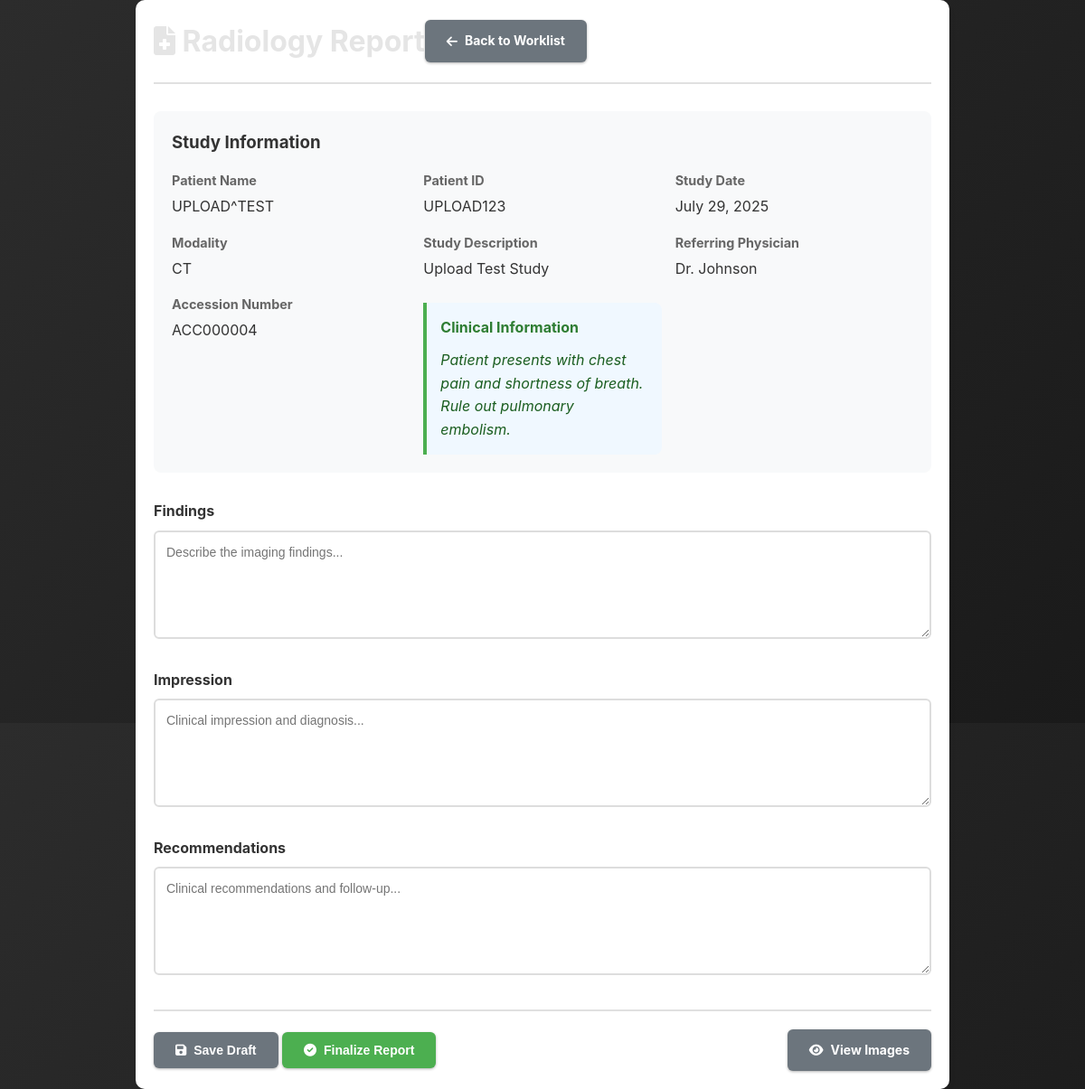
The app's page /worklist/study/1/report/ (signed in) with its own data.
### viewer/models.py (models this page shows, shortened)
class DicomStudy(models.Model):
    study_instance_uid = models.CharField(max_length=100, unique=True)
    patient_name = models.CharField(max_length=200)
    patient_id = models.CharField(max_length=100)
    study_date = models.DateField(null=True, blank=True)
    study_time = models.TimeField(null=True, blank=True)
    study_description = models.TextField(blank=True)
    modality = models.CharField(max_length=10)
    institution_name = models.CharField(max_length=200, blank=True)
    created_at = models.DateTimeField(auto_now_add=True)
    uploaded_by = models.ForeignKey(User, on_delete=models.CASCADE, null=True, blank=True)
    facility = models.ForeignKey(Facility, on_delete=models.SET_NULL, null=True, blank=True)
    clinical_info = models.TextField(blank=True)
    accession_number = models.CharField(max_length=50, blank=True)
    referring_physician = models.CharField(max_length=200, blank=True)
    class Meta:
        ordering = ['-created_at']

### worklist/views.py (the view)
# urls.py: path('study/<int:study_id>/report/', views.create_report, name='create_report'),
@login_required
def create_report(request, study_id):
    study = get_object_or_404(DicomStudy, id=study_id)
    if not (request.user.is_superuser or
            request.user.groups.filter(name='Radiologists').exists()):
        return JsonResponse({'error': 'Permission denied. Only radiologists and administrators can create reports.'}, status=403)
    if not (request.user.is_superuser or
            request.user.groups.filter(name='Radiologists').exists() or
            (hasattr(request.user, 'facility') and
             request.user.facility == study.facility)):
        return JsonResponse({'error': 'Access denied. You do not have permission to access this study.'}, status=403)
    if request.method == 'POST':
        data = json.loads(request.body)
        report, created = Report.objects.get_or_create(
            study=study,
            radiologist=request.user,
            defaults={
                'findings': data.get('findings', ''),
                'impression': data.get('impression', ''),
                'recommendations': data.get('recommendations', ''),
                'status': 'draft'
            }
        )
        if not created:
            report.findings = data.get('findings', report.findings)
            report.impression = data.get('impression', report.impression)
            report.recommendations = data.get('recommendations', report.recommendations)
        if data.get('finalize'):
            report.status = 'finalized'
            report.finalized_at = timezone.now()
            worklist_entries = WorklistEntry.objects.filter(study=study)
            for entry in worklist_entries:
                entry.status = 'completed'
                entry.save()
            if study.facility:
                facility_users = study.facility.staff.all()
                for user in facility_users:
                    Notification.objects.create(
                        recipient=user,
                        notification_type='report_ready',
                        title=f'Report Ready: {study.patient_name}',
                        message=f'The radiology report for {study.patient_name} is now available.',
                        related_study=study
                    )
        report.save()
        return JsonResponse({
            'success': True,
            'report_id': report.id,
            'status': report.status
        })
    else:
        if request.headers.get('Content-Type') == 'application/json' or request.headers.get('Accept') == 'application/json':
            try:
                report = Report.objects.filter(study=study).latest('created_at')
                return JsonResponse({
                    'findings': report.findings,
                    'impression': report.impression,
                    'recommendations': report.recommendations,
                    'status': report.status,
                    'radiologist': report.radiologist.get_full_name() or report.radiologist.username,
                    'created_at': report.created_at.isoformat(),
                    'finalized_at': report.finalized_at.isoformat() if report.finalized_at else None
                })
            except Report.DoesNotExist:
                return JsonResponse({})
        else:
            try:
                report = Report.objects.filter(study=study).latest('created_at')
            except Report.DoesNotExist:
                report = None
            context = {
                'study': study,
                'report': report,
                'is_radiologist': request.user.groups.filter(name='Radiologists').exists(),
                'is_admin': request.user.is_superuser
            }
            return render(request, 'worklist/report.html', context)

### templates/worklist/report.html (shortened to what this page needs)
<!DOCTYPE html>
<html lang="en">
<head>
    {% load static %}
    <link rel="stylesheet" href="{% static 'css/worklist.css' %}">
    <link rel="stylesheet" href="https://cdnjs.cloudflare.com/ajax/libs/font-awesome/6.0.0/css/all.min.css">
</head>
<body>
    <div class="report-container">
        <div class="report-header">
            <h1><i class="fas fa-file-medical"></i> Radiology Report</h1>
            <a href="/worklist/" class="btn btn-secondary">
                <i class="fas fa-arrow-left"></i> Back to Worklist
            </a>
        </div>
        <div class="study-info">
            <h3>Study Information</h3>
            <div class="info-grid">
                <div class="info-item">
                    <span class="info-label">Patient Name</span>
                    <span class="info-value">{{ study.patient_name }}</span>
                </div>
                <div class="info-item">
                    <span class="info-label">Patient ID</span>
                    <span class="info-value">{{ study.patient_id }}</span>
                </div>
                <div class="info-item">
                    <span class="info-label">Study Date</span>
                    <span class="info-value">{{ study.study_date }}</span>
                </div>
                <div class="info-item">
                    <span class="info-label">Modality</span>
                    <span class="info-value">{{ study.modality }}</span>
                </div>
                <div class="info-item">
                    <span class="info-label">Study Description</span>
                    <span class="info-value">{{ study.study_description|default:"N/A" }}</span>
                </div>
                <div class="info-item">
                    <span class="info-label">Referring Physician</span>
                    <span class="info-value">{{ study.referring_physician|default:"N/A" }}</span>
                </div>
                <div class="info-item">
                    <span class="info-label">Accession Number</span>
                    <span class="info-value">{{ study.accession_number|default:"N/A" }}</span>
                </div>
                {% if study.clinical_info %}
                <div class="info-item clinical-info">
                    <span class="info-label">Clinical Information</span>
                    <span class="info-value">{{ study.clinical_info }}</span>
                </div>
                {% endif %}
            </div>
        </div>
        <form id="report-form">
            <div class="form-group">
                <label for="findings">Findings</label>
                <textarea id="findings" name="findings" placeholder="Describe the imaging findings...">{% if report %}{{ report.findings }}{% endif %}</textarea>
            </div>
            <div class="form-group">
                <label for="impression">Impression</label>
                <textarea id="impression" name="impression" placeholder="Clinical impression and diagnosis...">{% if report %}{{ report.impression }}{% endif %}</textarea>
            </div>
            <div class="form-group">
                <label for="recommendations">Recommendations</label>
                <textarea id="recommendations" name="recommendations" placeholder="Clinical recommendations and follow-up...">{% if report %}{{ report.recommendations }}{% endif %}</textarea>
            </div>
            <div class="button-group">
                <div>
                    <button type="button" id="save-draft" class="btn btn-secondary">
                        <i class="fas fa-save"></i> Save Draft
                    </button>
                    <button type="button" id="finalize-report" class="btn btn-primary">
                        <i class="fas fa-check-circle"></i> Finalize Report
                    </button>
                </div>
                <div>
                    <a href="/viewer/study/{{ study.id }}/" class="btn btn-secondary">
                        <i class="fas fa-eye"></i> View Images
                    </a>
                </div>
            </div>
        </form>
    </div>
</body>
</html>

### static/css/worklist.css (style rules this page uses)
* { margin: 0; padding: 0; box-sizing: border-box; }
body { background: var(--gradient-bg); color: var(--color-text-secondary); font-family: var(--font-family); height: 100vh; overflow: hidden; }
.btn { padding: 6px 10px; border: none; border-radius: 6px; font-size: 12px; font-weight: 500; cursor: pointer; transition: all 0.2s ease; text-decoration: none; display: inline-flex; align-items: center; gap: 4px; box-shadow: 0 1px 3px rgba(0, 0, 0, 0.3); }

### static/css/theme.css (style rules this page uses)
:root { --color-primary: #10b981; --color-primary-light: #34d399; --color-primary-dark: #059669; --color-primary-darker: #047857; --color-secondary: #06b6d4; --color-secondary-light: #22d3ee; --color-secondary-dark: #0891b2; --color-accent: #8b5cf6; --color-accent-light: #a78bfa; --color-accent-dark: #7c3aed; --color-bg-primary: #1a1a1a; --color-bg-secondary: #2a2a2a; --color-bg-tertiary: #333333; --color-bg-card: #374151; --color-bg-hover: #4b5563; --color-text-primary: #ffffff; --color-text-secondary: #e5e5e5; --color-text-muted: #d1d5db; --color-text-subtle: #9ca3af; --color-border-primary: #404040; --color-border-secondary: #4b5563; --color-border-accent: var(--color-primary); --color-success: #10b981; --color-warning: #f59e0b; --color-error: #ef4444; --color-info: #3b82f6; --color-success-bg: rgba(16, 185, 129, 0.1); --color-warning-bg: rgba(245, 158, 11, 0.1); --color-error-bg: rgba(239, 68, 68, 0.1); --color-info-bg: rgba(59, 130, 246, 0.1); --gradient-primary: linear-gradient(135deg, var(--color-primary) 0%, var(--color-primary-dark) 100%); --gradient-secondary: linear-gradient(135deg, var(--color-secondary) 0%, var(--color-secondary-dark) 100%); --gradient-accent: linear-gradient(135deg, var(--color-accent) 0%, var(--color-accent-dark) 100%); --gradient-bg: linear-gradient(135deg, #2c2c2c 0%, #1a1a1a 100%); --gradient-card: linear-gradient(135deg, var(--color-bg-card) 0%, #1f2937 100%); --shadow-sm: 0 1px 2px rgba(0, 0, 0, 0.1); --shadow-md: 0 4px 6px rgba(0, 0, 0, 0.1); --shadow-lg: 0 10px 15px rgba(0, 0, 0, 0.1); --shadow-xl: 0 20px 25px rgba(0, 0, 0, 0.25); --shadow-glow: 0 0 20px rgba(16, 185, 129, 0.3); --font-family: 'Inter', -apple-system, BlinkMacSystemFont, 'Segoe UI', Roboto, sans-serif; --font-mono: 'Monaco', 'Menlo', 'Ubuntu Mono', monospace; --spacing-xs: 0.25rem; --spacing-sm: 0.5rem; --spacing-md: 1rem; --spacing-lg: 1.5rem; --spacing-xl: 2rem; --spacing-2xl: 3rem; --radius-sm: 4px; --radius-md: 6px; --radius-lg: 8px; --radius-xl: 12px; --radius-full: 50%; --transition-fast: all 0.15s ease; --transition-normal: all 0.3s ease; --transition-slow: all 0.5s ease; }
* { margin: 0; padding: 0; box-sizing: border-box; }
body { background: var(--gradient-bg); color: var(--color-text-primary); font-family: var(--font-family); line-height: 1.6; }
.btn { display: inline-flex; align-items: center; justify-content: center; gap: var(--spacing-sm); padding: var(--spacing-sm) var(--spacing-md); border: none; border-radius: var(--radius-md); font-weight: 600; font-size: 0.875rem; text-decoration: none; cursor: pointer; transition: var(--transition-normal); box-shadow: var(--shadow-sm); }
.btn-primary { background: var(--gradient-primary); color: var(--color-text-primary); }
.btn-secondary { background: var(--gradient-secondary); color: var(--color-text-primary); }
.form-group { margin-bottom: var(--spacing-md); }

### records on screen
DicomStudy: patient_name "UPLOAD^TEST", patient_id "UPLOAD123", study_date "July 29, 2025", modality "CT", study_description "Upload Test Study", referring_physician "Dr. Johnson", accession_number "ACC000004", clinical_info "Patient presents with chest pain and shortness of breath. Rule out pulmonary embolism."
